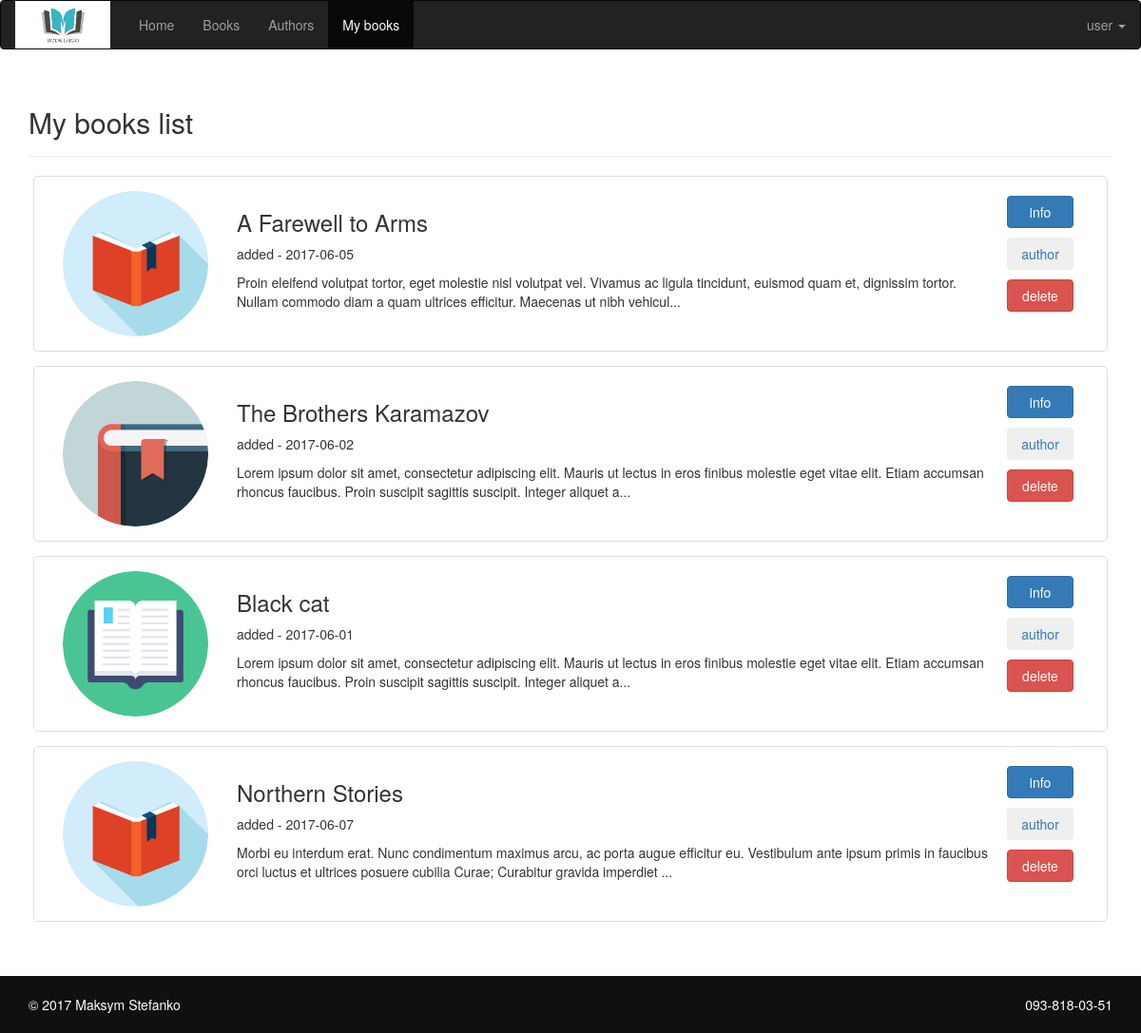
Screenshot of /pages/my_books.php (signed in) with the database file from the repository.
### tables this page shows
CREATE TABLE `user_book` (
  `id` int(11) NOT NULL AUTO_INCREMENT,
  `date` date DEFAULT NULL,
  `user_id` int(11) DEFAULT NULL,
  `book_id` int(11) DEFAULT NULL,
  PRIMARY KEY (`id`),
  UNIQUE KEY `user_book` (`user_id`,`book_id`),
  KEY `book_id` (`book_id`),
  CONSTRAINT `user_book_ibfk_1` FOREIGN KEY (`book_id`) REFERENCES `book` (`id`),
  CONSTRAINT `user_book_ibfk_2` FOREIGN KEY (`user_id`) REFERENCES `user` (`id`)
);

CREATE TABLE `book` (
  `id` int(11) NOT NULL AUTO_INCREMENT,
  `description` text,
  `author_id` int(11) DEFAULT NULL,
  `name` varchar(255) DEFAULT NULL,
  `photo` varchar(255) DEFAULT NULL,
  PRIMARY KEY (`id`),
  KEY `author_id` (`author_id`),
  CONSTRAINT `book_ibfk_1` FOREIGN KEY (`author_id`) REFERENCES `author` (`id`)
);

### pages/my_books.php (the view, shortened to what this page needs)
<?php
    $conn = connect_to_db();
    $sql = "SELECT book.id AS id, book.name AS name, book.description AS description, book.author_id AS author_id, user_book.user_id AS user_id,
    user_book.date AS date FROM book INNER JOIN user_book ON book.id = user_book.book_id AND user_book.user_id = $_SESSION[id]";
    $result = $conn->query($sql);
?>
<!DOCTYPE html>
<html lang="en">
    <head>
        <?php require '../shared/head.php';?>
    </head>
    <body>
        <?php require '../shared/header.php';?>
        <div class="container">
            <div class="page-header">
                <h2>My books list</h2>
             </div>
            <div class="books-list">
            <?php
                if ($result->num_rows > 0) {
                    $index = 1;
                    while($row = $result->fetch_assoc()) {
                        echo "<div class='book-item row'>
                                <div class='col-xs-4 col-md-2'>
                                    <a href='book_details.php?id=$row[id]'>
                                        <img class='book-photo' src='../img/book_icon" . $index%3 . ".png' alt='photo'>
                                    </a>
                                </div>
                                <div class='col-xs-8 col-md-9'>
                                    <h3>$row[name]</h3>
                                    <p>added - $row[date]</p>
                                    <p>" . substr($row['description'], 0, 200) . "...</p>
                                </div>
                                <div class='col-xs-12 col-md-1'>
                                    <a class='pull-right' href='book_details.php?id=$row[id]'>
                                        <button class='btn btn-primary btn-author'>info</button>
                                    </a>
                                    <a class='pull-right' href='author_details.php?id=$row[author_id]'>
                                        <button class='btn btn-secondary btn-author'>author</button>
                                    </a>
                                    <a class='pull-right' href='../actions/delete_book_from_my.php?book_id=$row[id]&user_id=$_SESSION[id]&from=my_books'>
                                                <button class='btn btn-danger btn-author'>delete</button>
                                    </a>
                                    </div>
                                    </div>";
                              $index++;
                    }
                } else {
                    echo "No books";
                }
            ?>
            </div>
        </div>
        <?php require '../shared/footer.php';?>
    </body>
</html>

### css/style.css (style rules this page uses)
html, body { margin:0; padding:0; height:100%; }
.container { min-height: 100%; }
.author-photo, .book-photo { width: 100%; border-radius: 50%; }
.author-item, .book-item { margin: 15px 5px; border: 1px solid #ddd; border-radius: 5px; padding: 15px; }
.btn-author { width: 70px; margin: 5px; }

### rows the page displays
user_book: book.name "A Farewell to Arms", date "2017-06-05", book.description "Proin eleifend volutpat tortor, eget molestie nisl volutpat vel. Vivamus ac ligula tincidunt, euismod quam et, dignissim tortor. Nullam commodo diam a quam ultrices efficitur. Maecenas ut nibh vehicul"
user_book: shows a picture, book.name "The Brothers Karamazov", date "2017-06-02", book.description "Lorem ipsum dolor sit amet, consectetur adipiscing elit. Mauris ut lectus in eros finibus molestie eget vitae elit. Etiam accumsan rhoncus faucibus. Proin suscipit sagittis suscipit. Integer aliquet a"
user_book: shows a picture, book.name "Black cat", date "2017-06-01", book.description "Lorem ipsum dolor sit amet, consectetur adipiscing elit. Mauris ut lectus in eros finibus molestie eget vitae elit. Etiam accumsan rhoncus faucibus. Proin suscipit sagittis suscipit. Integer aliquet a"
user_book: book.name "Northern Stories", date "2017-06-07", book.description "Morbi eu interdum erat. Nunc condimentum maximus arcu, ac porta augue efficitur eu. Vestibulum ante ipsum primis in faucibus orci luctus et ultrices posuere cubilia Curae; Curabitur gravida imperdiet"

### other values shown
$_SESSION['username'] "user"
